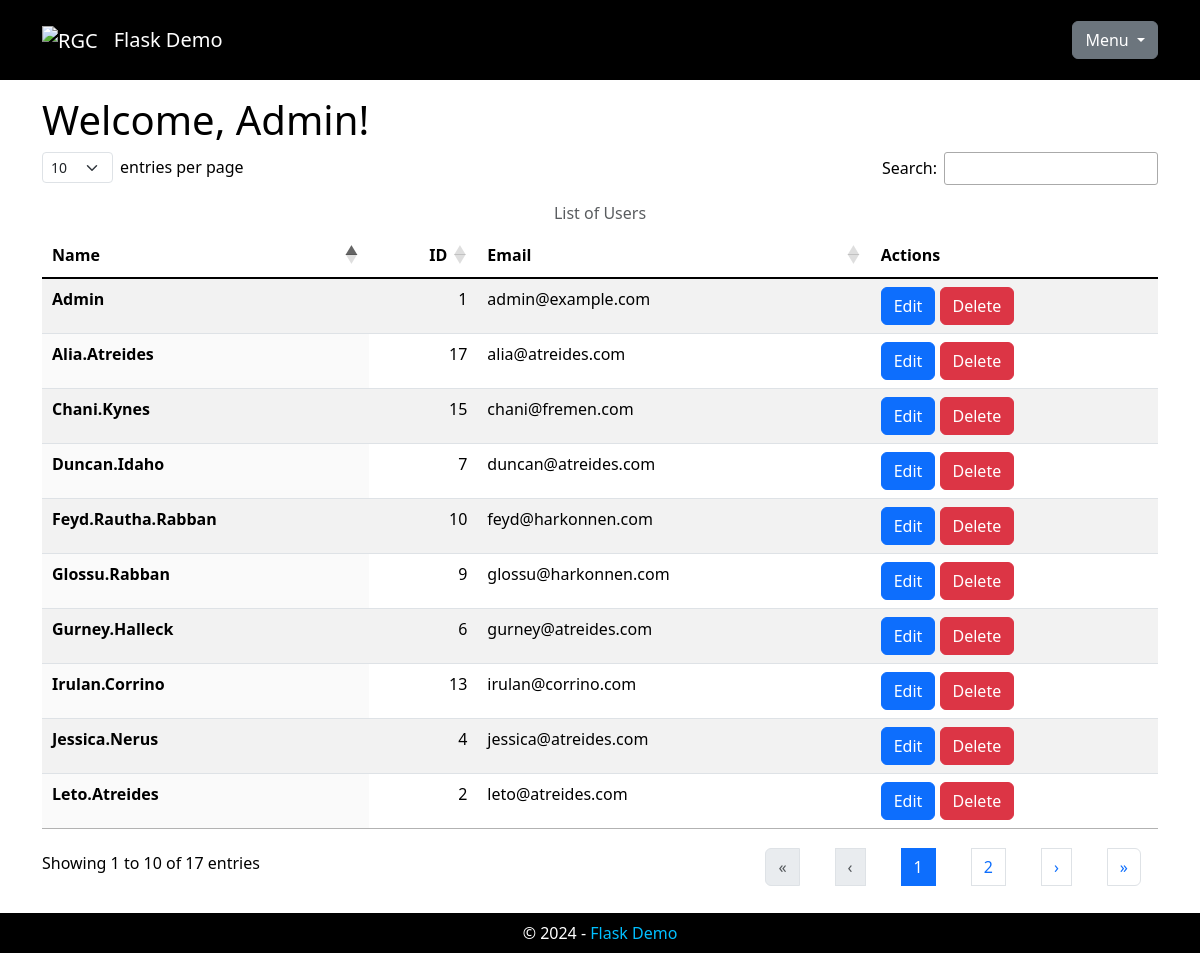
The page /users (signed in) on the database as committed earlier.
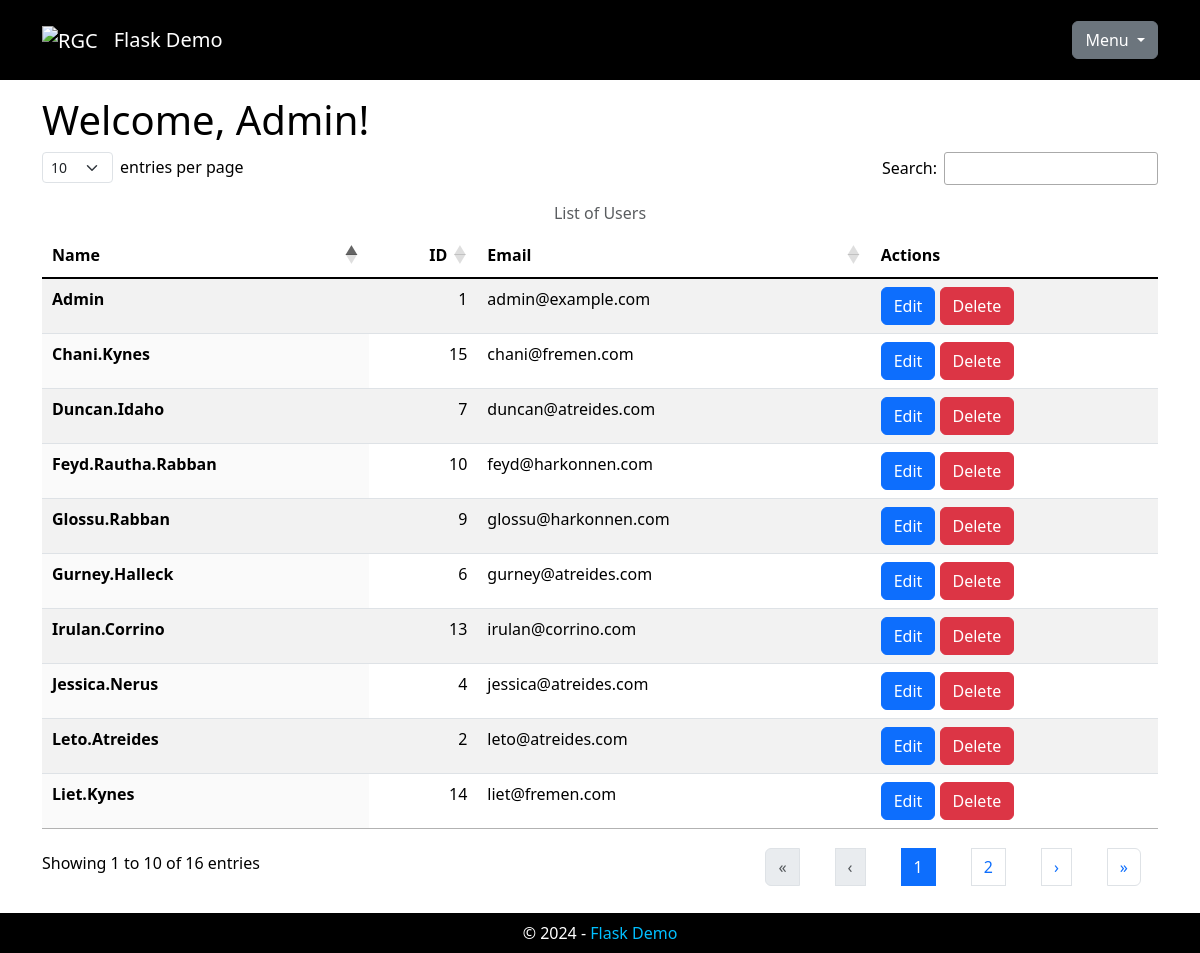
The same page on the database as committed later.
### app/models.py (models this page shows, shortened)
class User(UserMixin, db.Model):
    __tablename__ = 'users'
    user_id: Mapped[int] = mapped_column(primary_key=True)
    username: Mapped[str] = mapped_column(
        String(64), index=True, unique=True)
    user_email: Mapped[Optional[str]] = mapped_column(
        String(128), unique=True)
    is_admin: Mapped[bool] = mapped_column()
    password_hash: Mapped[Optional[str]] = mapped_column(
        String(256))
    associations: Mapped[List['Association']] = relationship(
        back_populates='user')

### app/main/main_routes.py (the view)
@bp.route('/users')
@login_required
def users():
    if not current_user.is_admin:
        return redirect(url_for(INDEX_PAGE))
    _page_title = 'List of Users'
    _users = User.query.all()
    _users = [_users] if not isinstance(_users, list) else _users
    _html = render_template('main/users.html', page_title=_page_title,
                            users=_users)
    return _html

### app/models.py (called while the page is built)
@login.user_loader
def load_user(user_id):
    validate_input('user_id', user_id, int)
    return db.session.get(User, user_id)

### app/templates/main/users.html (shortened to what this page needs)
{% extends "base.html" %}
{% block head %}
{{ super() }}
<link rel="stylesheet" type="text/css" href="{{ url_for('static', filename='css/dataTables.dataTables.min.css') }}">
<link rel="stylesheet" type="text/css" href="{{ url_for('static', filename='css/dataTables.bootstrap5.min.css') }}">
{% endblock %}
{% block content %}
{% if not current_user.is_admin %}
<h1>Welcome!</h1>
<p>This page is restricted to administrators.</p>
{% else %}
<h1>Welcome, {{ current_user.username }}!</h1>
<table id="data-table" class="table table-striped display caption-top">
  <caption class="text-center">List of Users</caption>
  <thead>
    <tr>
      <th scope="col">Name</th>
      <th scope="col">ID</th>
      <th scope="col">Email</th>
      {% if current_user.is_admin %}
      <th scope="col">Actions</th>
      {% endif %}
    </tr>
  </thead>
  <tbody class="table-group-divider">
    {% for user in users %}
    <tr>
      <th scope="row">{{ user.username }}</th>
      <td>{{ user.user_id }}</td>
      <td>{{ user.user_email }}</td>
      {% if current_user.is_admin %}
      <td class="text-nowrap">
        <a class="btn btn-primary" href="{{ url_for('admin.edit_user', user_id=user.user_id) }}" title="Edit">Edit</a>
        <a class="btn btn-danger" href="{{ url_for('admin.delete_user', user_id=user.user_id) }}" title="Delete">Delete</a>
      </td>
      {% endif %}
    </tr>
    {% endfor %}
  </tbody>
</table>
{% endif %}
{% endblock %}

### app/templates/base.html (shortened to what this page needs)
<!DOCTYPE html>
<html lang="en">
<head>
  {% block head %}
  <link rel="stylesheet" type="text/css" href="{{ url_for('static', filename='css/bootstrap.min.css') }}">
  <link rel="stylesheet" type="text/css" href="{{ url_for('static', filename='css/base.css') }}">
  {% endblock %}
</head>
<body>
  <header>
    <nav class="navbar navbar-expand-lg navbar-dark fixed-top">
      <div class="container">
        <a class="navbar-brand" href="{{ url_for('main.index') }}" title="Home">
          <img src="{{ url_for('static', filename='img/logo.png') }}" alt="RGC" class="nav-logo" />
        </a>
        <a class="navbar-brand" href="{{ url_for('main.index') }}" title="Home">Flask Demo</a>
        <div class="dropdown ms-auto">
          <button class="btn btn-secondary dropdown-toggle" type="button" data-bs-toggle="dropdown"
            aria-expanded="false">
            Menu
          </button>
        </div>
      </div>
    </nav>
  </header>
  <main role="main">
    <div class="container">
      <div id="content">
        {% block content %}
        {% endblock %}
      </div>
  </main>
  <footer class="footer">
    <div class="text-center">
      &copy; <span id="currentYear"></span> -
      <a href="{{ url_for('main.index') }}" title="Home">Flask Demo</a>
    </div>
  </footer>
</body>
</html>

### app/static/css/base.css (style rules this page uses)
html { font-family: sans-serif; }
body { margin-top: 10vh !important; }
a { text-decoration: none; }
nav a, footer a { color: deepskyblue; }
nav { background-color: black; color: white; min-height: 10vh; }
.nav-logo { height: 6vh !important; min-height: 30px; }
#content { background-color: white; color: black; min-height: 85vh; padding-top: 1em; padding-bottom: 1em; }
footer { background-color: black; color: white; min-height: 5vh; padding-top: 1vh; }

Rows that differ between the two databases and show on the page:
removed User: username "Alia.Atreides", user_id "17", user_email "alia@atreides.com"
now on this page (row unchanged): User: username "Liet.Kynes", user_id "14", user_email "liet@fremen.com"
Other text that changed with them:
text written by a page script: "entries per page Search: Showing 1 to 10 of 17 entries « ‹ 1 2 › »" → "entries per page Search: Showing 1 to 10 of 16 entries « ‹ 1 2 › »"
